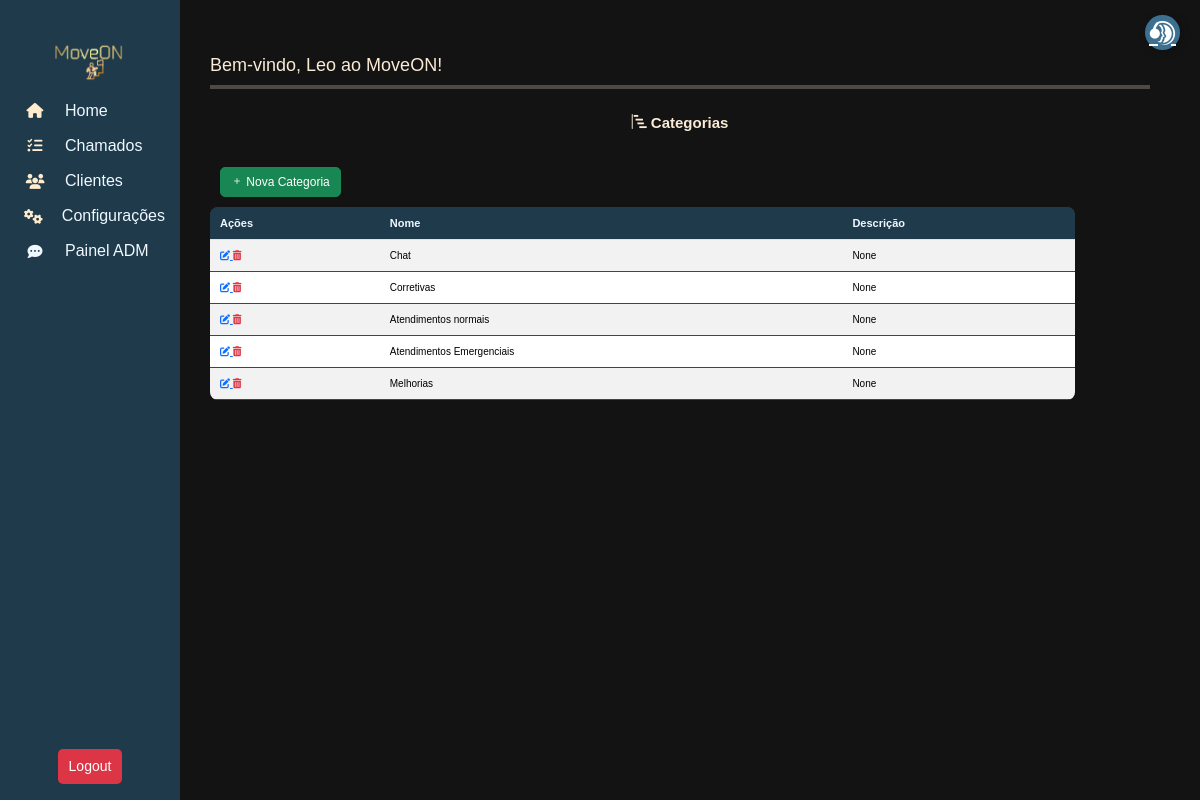
Before: /move/Category/list (signed in) with the older database file.
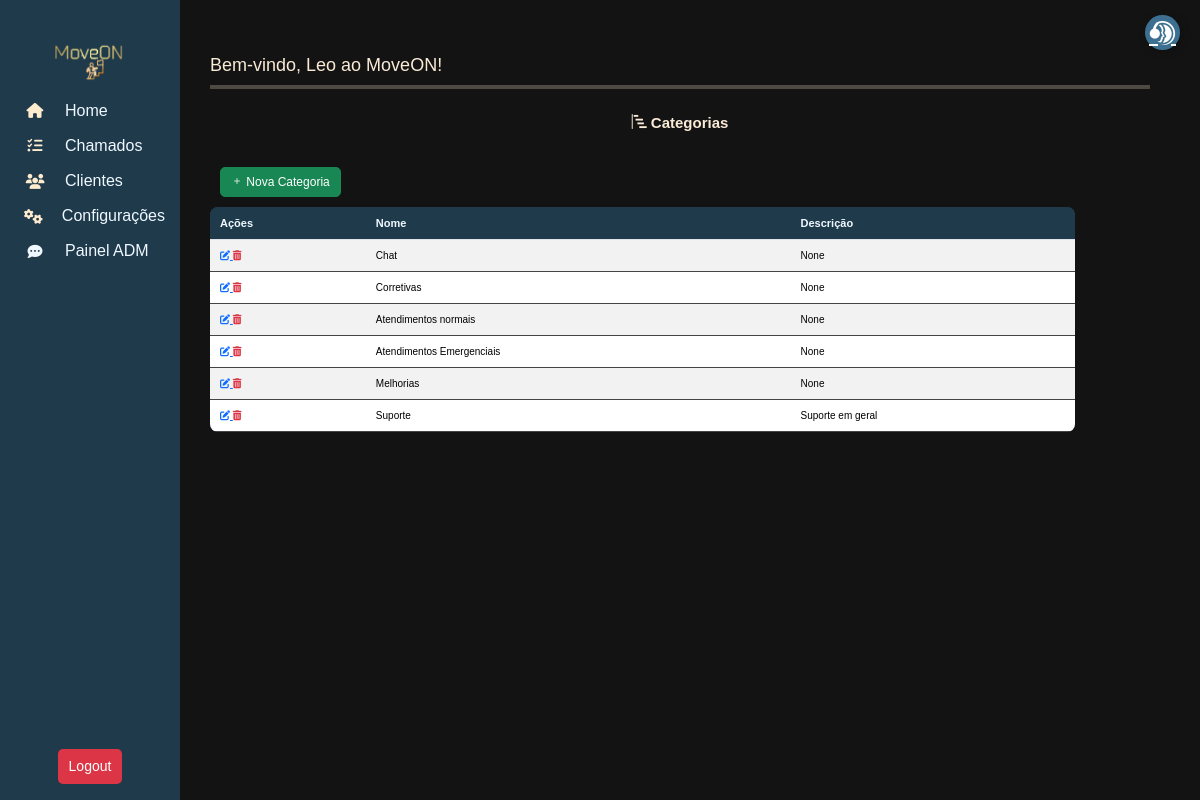
After: the same page with the newer database file.
### move_on/models.py (models this page shows, shortened)
class Category(models.Model):
    name = models.CharField("Nome", max_length=100)
    description = models.TextField("Descrição", blank=True, null=True)
    class Meta:
        db_table = "categorias"

### move_on/views.py (the view)
# urls.py: path('Category/list', CategoryList.as_view(), name='categories_list'),
class CategoryList(LoginRequiredMixin, ListView):
    model=Category
    template_name= 'Category/categories_list.html'
    context_object_name = 'categories'

### move_on/templates/Category/categories_list.html (shortened to what this page needs)
{% extends "Menu/menu.html" %} {% block content %}
<link
  rel="stylesheet"
  href="https://cdn.jsdelivr.net/npm/bootstrap-icons/font/bootstrap-icons.css"
/>
<h4 style="margin: 25px; text-align: center">
  <i class="bi bi-bar-chart-steps"></i> Categorias
</h4>
<a
  href="{% url 'category_form' %}"
  class="btn btn-success"
  style="margin: 10px"
>
  <i class="bi bi-plus"></i>
  Nova Categoria
</a>
<div class="table-responsive">
  <table class="table table-sm table-striped" id="ticketTable">
    <thead class="text-center">
      <tr>
        <th>Ações</th>
        <th>Nome</th>
        <th>Descrição</th>
      </tr>
    </thead>
    <tbody>
      {% for category in categories %}
      <tr>
        <td>
          <a href="{% url 'category_update' category.id %}">
            <i
              class="fas fa-edit"
              aria-placeholder="Editar"
              tooltip="Editar"
            ></i>
          </a>
          <a class="text-danger" href="{% url 'category_delete' category.id %}">
            <i
              class="fas fa-trash-alt"
              aria-placeholder="Deletar"
              tooltip="Deletar"
            ></i>
          </a>
        </td>
        <td>{{ category.name }}</td>
        <td>{{ category.description }}</td>
        {% empty %}
      </tr>
      <tr>
        <td colspan="9" class="text-center">Nenhuma Categoria encontrada.</td>
      </tr>
      {% endfor %}
    </tbody>
  </table>
</div>
<link rel="stylesheet" href="https://code.jquery.com/ui/1.12.1/themes/smoothness/jquery-ui.css">
{% endblock %}

Changed rows visible on the page:
added Category: name "Suporte", description "Suporte em geral"
